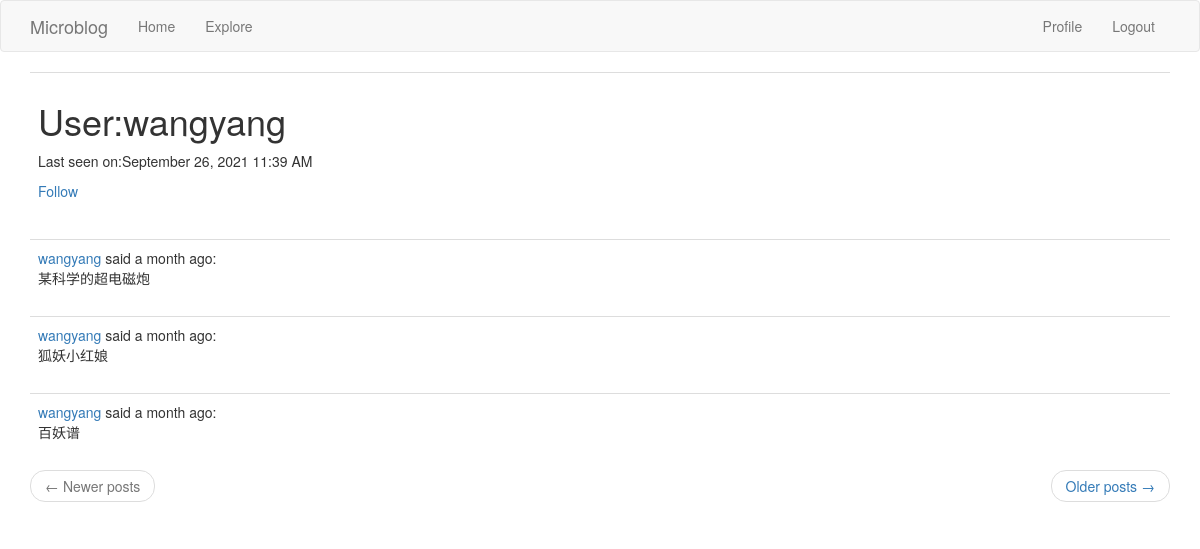
Screenshot of /user/wangyang (signed in) with the database file from the repository.
### app/models.py (models this page shows, shortened)
class User(UserMixin, db.Model):
	id = db.Column(db.Integer, primary_key=True)
	username = db.Column(db.String(64), index=True, unique=True)
	email = db.Column(db.String(120), index=True, unique=True)
	password_hash = db.Column(db.String(128))
	posts = db.relationship('Post', backref='author', lazy='dynamic')
	about_me = db.Column(db.String(140))
	last_seen = db.Column(db.DateTime, default=datetime.utcnow)
	followed = db.relationship(
		'User',
		secondary=followers,
		primaryjoin=(followers.c.follower_id==id),
		secondaryjoin=(followers.c.followed_id==id),
		backref=db.backref('followers', lazy='dynamic'),
		lazy='dynamic'
		)
	def avatar(self, size):
		digest = md5(self.email.lower().encode('utf-8')).hexdigest()
		return 'https://www.gravatar.com/avatar/{}?d=identicon&s={}'.format(
			digest, size)
	def is_following(self, user):
		return self.followed.filter(followers.c.followed_id == user.id).count() > 0

class Post(db.Model):
	id = db.Column(db.Integer, primary_key=True)
	body = db.Column(db.String(140))
	timestamp = db.Column(db.DateTime, index=True, default=datetime.utcnow)
	user_id = db.Column(db.Integer, db.ForeignKey('user.id'))

### app/main/routes.py (the view)
@bp.route('/user/<username>')
@login_required
def user(username):
    user = User.query.filter_by(username=username).first_or_404()
    page = request.args.get('page', 1, type=int)
    posts = user.posts.order_by(Post.timestamp.desc()).paginate(page, current_app.config['POSTS_PER_PAGE'], False)
    next_url = url_for('main.user', username=user.username, page=posts.next_num) if posts.has_next else None
    prev_url = url_for('main.user', username=user.username, page=posts.prev_num) if posts.has_prev else None
    return render_template('user.html', user=user, posts=posts.items, next_url=next_url, prev_url=prev_url)

### app/main/routes.py (called while the page is built)
@bp.before_app_request
def before_request():
    if current_user.is_authenticated:
        current_user.last_seen = datetime.utcnow()
        db.session.commit()
    g.locale = 'zh_CN' if str(get_locale()).startswith('zh') else str(get_locale())

### app/models.py (called while the page is built)
@login.user_loader
def load_user(id):
    return User.query.get(int(id))

### app/templates/user.html (shortened to what this page needs)
{% extends "base.html" %}
{% block app_content %}
	<table class="table table-hover">
		<tr>
			<td>
				<h1>User:{{ user.username }}</h1>
				{% if user.last_seen %}
					<p>Last seen on:{{ moment(user.last_seen).format('LLL') }}</p>
				{% endif %}
				{% if user == current_user %}
					<p>
						<a href="{{ url_for('main.edit_profile') }}">Edit your profile</a>
					</p>
				{% elif not current_user.is_following(user) %}
					<p>
						<a href="{{ url_for('main.follow', username=user.username) }}">Follow</a>
					</p>
				{% else %}
					<p>
						<a href="{{ url_for('unfollow', username=user.username) }}">Unfollow</a>
					</p>
				{% endif %}
			</td>
		</tr>
	</table>
	{% for post in posts %}
		{% include '_post.html' %}
	{% endfor%}
	<nav aria-label="...">
		<ul class="pager">
			<li class="previous{% if not prev_url %} disabled{% endif %}">
				<a href="{{ prev_url or '#' }}">
					<span aria-hidden="true">&larr;</span> Newer posts
				</a>
			</li>
			<li class="next{% if not next_url %} disabled{% endif %}">
				<a href="{{ next_url or '#' }}">
					Older posts <span aria-hidden="true">&rarr;</span>
				</a>
			</li>
		</ul>
	</nav>
{% endblock%}

### app/templates/_post.html (shortened to what this page needs)
<table class="table table-hover">
    <tr>
        <td>
            {{ _('%(username)s said %(when)s', username=user_link, when=moment(post.timestamp).fromNow()) }}:
            <br>
            {{ post.body }}
        </td>
    </tr>
</table>

### rows the page displays
User: username "wangyang", last_seen "September 26, 2021 11:39 AM"
Post: body "某科学的超电磁炮"
Post: body "狐妖小红娘"
Post: body "百妖谱"
